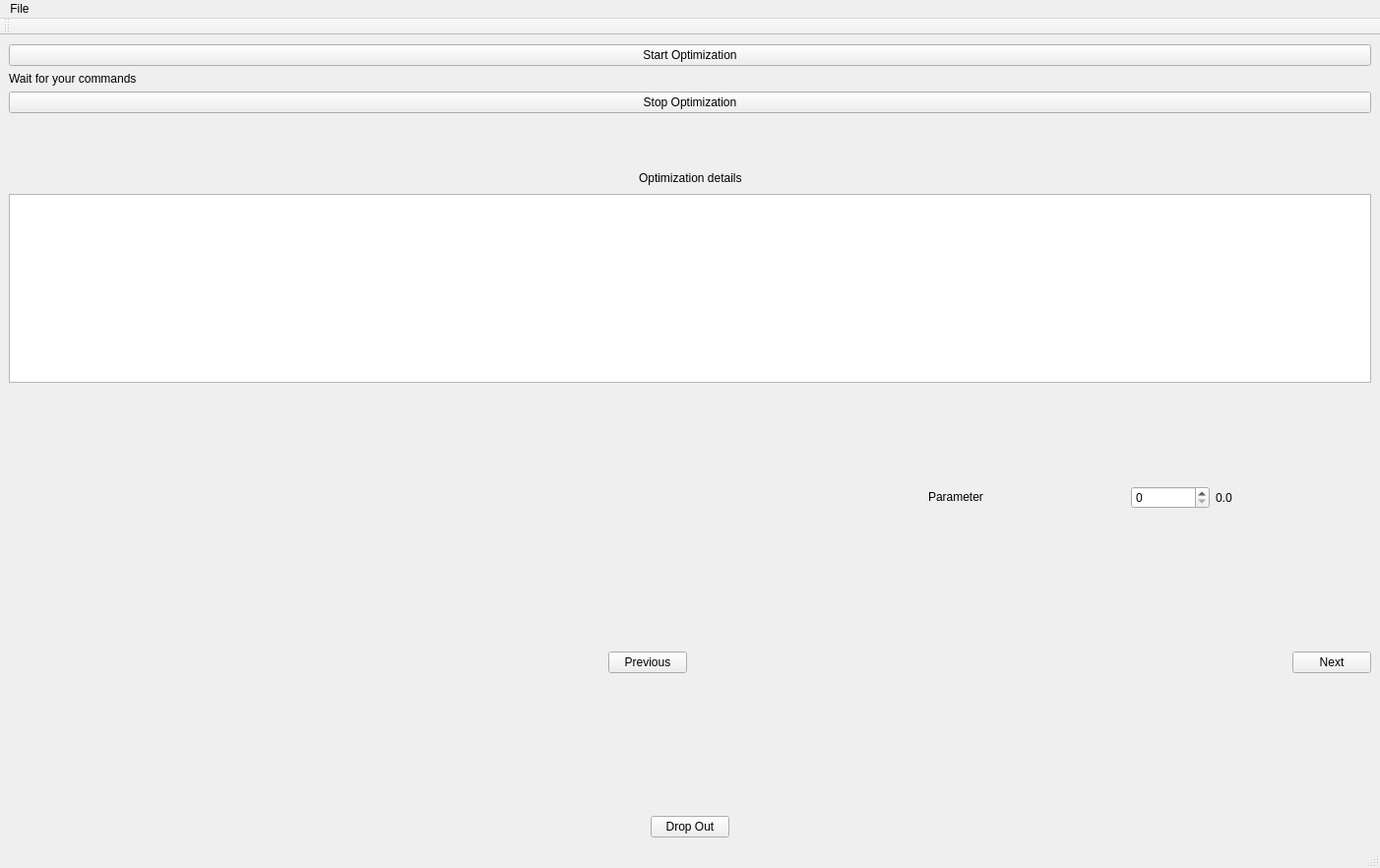
<?xml version="1.0" encoding="UTF-8"?>
<ui version="4.0">
 <class>MainWindow</class>
 <widget class="QMainWindow" name="MainWindow">
  <property name="geometry">
   <rect>
    <x>0</x>
    <y>0</y>
    <width>1402</width>
    <height>882</height>
   </rect>
  </property>
  <property name="sizePolicy">
   <sizepolicy hsizetype="Expanding" vsizetype="Expanding">
    <horstretch>0</horstretch>
    <verstretch>0</verstretch>
   </sizepolicy>
  </property>
  <property name="windowTitle">
   <string>MainWindow</string>
  </property>
  <widget class="QWidget" name="main_widget">
   <property name="sizePolicy">
    <sizepolicy hsizetype="Maximum" vsizetype="Maximum">
     <horstretch>0</horstretch>
     <verstretch>0</verstretch>
    </sizepolicy>
   </property>
   <layout class="QVBoxLayout" name="verticalLayout_3">
    <item>
     <layout class="QVBoxLayout" name="main_commands_layout">
      <item>
       <widget class="QPushButton" name="start_optimization_button">
        <property name="text">
         <string>Start Optimization</string>
        </property>
       </widget>
      </item>
      <item>
       <widget class="QLabel" name="main_operations_label">
        <property name="text">
         <string>Wait for your commands</string>
        </property>
       </widget>
      </item>
      <item>
       <widget class="QPushButton" name="stop_optimization_button">
        <property name="text">
         <string>Stop Optimization</string>
        </property>
       </widget>
      </item>
     </layout>
    </item>
    <item>
     <spacer name="vertical_buttons_plotter_spacer_2">
      <property name="orientation">
       <enum>Qt::Vertical</enum>
      </property>
      <property name="sizeHint" stdset="0">
       <size>
        <width>1135</width>
        <height>51</height>
       </size>
      </property>
     </spacer>
    </item>
    <item>
     <layout class="QHBoxLayout" name="horizontalLayout_8">
      <item>
       <spacer name="horizontalSpacer_9">
        <property name="orientation">
         <enum>Qt::Horizontal</enum>
        </property>
        <property name="sizeHint" stdset="0">
         <size>
          <width>40</width>
          <height>20</height>
         </size>
        </property>
       </spacer>
      </item>
      <item>
       <widget class="QLabel" name="label_7">
        <property name="text">
         <string>Optimization details</string>
        </property>
       </widget>
      </item>
      <item>
       <spacer name="horizontalSpacer_10">
        <property name="orientation">
         <enum>Qt::Horizontal</enum>
        </property>
        <property name="sizeHint" stdset="0">
         <size>
          <width>40</width>
          <height>20</height>
         </size>
        </property>
       </spacer>
      </item>
     </layout>
    </item>
    <item>
     <widget class="QPlainTextEdit" name="plainTextEdit"/>
    </item>
    <item>
     <spacer name="vertical_buttons_plotter_spacer">
      <property name="orientation">
       <enum>Qt::Vertical</enum>
      </property>
      <property name="sizeHint" stdset="0">
       <size>
        <width>1135</width>
        <height>100</height>
       </size>
      </property>
     </spacer>
    </item>
    <item>
     <layout class="QHBoxLayout" name="horizontalLayout_2">
      <item>
       <spacer name="parameter_spacer">
        <property name="orientation">
         <enum>Qt::Horizontal</enum>
        </property>
        <property name="sizeHint" stdset="0">
         <size>
          <width>288</width>
          <height>21</height>
         </size>
        </property>
       </spacer>
      </item>
      <item>
       <widget class="QLabel" name="name_parameter_label">
        <property name="sizePolicy">
         <sizepolicy hsizetype="Fixed" vsizetype="Fixed">
          <horstretch>0</horstretch>
          <verstretch>0</verstretch>
         </sizepolicy>
        </property>
        <property name="minimumSize">
         <size>
          <width>200</width>
          <height>0</height>
         </size>
        </property>
        <property name="text">
         <string>Parameter</string>
        </property>
       </widget>
      </item>
      <item>
       <widget class="QSpinBox" name="select_parameter_spinbox">
        <property name="minimumSize">
         <size>
          <width>80</width>
          <height>0</height>
         </size>
        </property>
       </widget>
      </item>
      <item>
       <widget class="QLabel" name="value_parameter_label">
        <property name="sizePolicy">
         <sizepolicy hsizetype="Fixed" vsizetype="Preferred">
          <horstretch>0</horstretch>
          <verstretch>0</verstretch>
         </sizepolicy>
        </property>
        <property name="minimumSize">
         <size>
          <width>120</width>
          <height>0</height>
         </size>
        </property>
        <property name="text">
         <string>0.0</string>
        </property>
       </widget>
      </item>
      <item>
       <spacer name="parameter_spacer_2">
        <property name="orientation">
         <enum>Qt::Horizontal</enum>
        </property>
        <property name="sizeType">
         <enum>QSizePolicy::Preferred</enum>
        </property>
        <property name="sizeHint" stdset="0">
         <size>
          <width>38</width>
          <height>21</height>
         </size>
        </property>
       </spacer>
      </item>
     </layout>
    </item>
    <item>
     <layout class="QHBoxLayout" name="horizontalLayout">
      <item>
       <widget class="PlotWidget" name="fom_plotter" native="true">
        <property name="sizePolicy">
         <sizepolicy hsizetype="MinimumExpanding" vsizetype="MinimumExpanding">
          <horstretch>0</horstretch>
          <verstretch>0</verstretch>
         </sizepolicy>
        </property>
        <property name="minimumSize">
         <size>
          <width>300</width>
          <height>300</height>
         </size>
        </property>
       </widget>
      </item>
      <item>
       <layout class="QVBoxLayout" name="verticalLayout">
        <item>
         <spacer name="verticalSpacer">
          <property name="orientation">
           <enum>Qt::Vertical</enum>
          </property>
          <property name="sizeHint" stdset="0">
           <size>
            <width>20</width>
            <height>40</height>
           </size>
          </property>
         </spacer>
        </item>
        <item>
         <widget class="QPushButton" name="pushButton">
          <property name="text">
           <string>Previous</string>
          </property>
         </widget>
        </item>
        <item>
         <spacer name="verticalSpacer_2">
          <property name="orientation">
           <enum>Qt::Vertical</enum>
          </property>
          <property name="sizeHint" stdset="0">
           <size>
            <width>20</width>
            <height>40</height>
           </size>
          </property>
         </spacer>
        </item>
       </layout>
      </item>
      <item>
       <widget class="PlotWidget" name="pulses_plotter" native="true">
        <property name="sizePolicy">
         <sizepolicy hsizetype="MinimumExpanding" vsizetype="MinimumExpanding">
          <horstretch>0</horstretch>
          <verstretch>0</verstretch>
         </sizepolicy>
        </property>
        <property name="minimumSize">
         <size>
          <width>300</width>
          <height>300</height>
         </size>
        </property>
       </widget>
      </item>
      <item>
       <layout class="QVBoxLayout" name="verticalLayout_2">
        <item>
         <spacer name="verticalSpacer_3">
          <property name="orientation">
           <enum>Qt::Vertical</enum>
          </property>
          <property name="sizeHint" stdset="0">
           <size>
            <width>20</width>
            <height>40</height>
           </size>
          </property>
         </spacer>
        </item>
        <item>
         <widget class="QPushButton" name="pushButton_2">
          <property name="text">
           <string>Next</string>
          </property>
         </widget>
        </item>
        <item>
         <spacer name="verticalSpacer_4">
          <property name="orientation">
           <enum>Qt::Vertical</enum>
          </property>
          <property name="sizeHint" stdset="0">
           <size>
            <width>20</width>
            <height>40</height>
           </size>
          </property>
         </spacer>
        </item>
       </layout>
      </item>
     </layout>
    </item>
    <item>
     <layout class="QHBoxLayout" name="horizontalLayout_3">
      <item>
       <spacer name="horizontalSpacer">
        <property name="orientation">
         <enum>Qt::Horizontal</enum>
        </property>
        <property name="sizeHint" stdset="0">
         <size>
          <width>40</width>
          <height>20</height>
         </size>
        </property>
       </spacer>
      </item>
      <item>
       <widget class="QPushButton" name="drop_out_button">
        <property name="text">
         <string>Drop Out</string>
        </property>
       </widget>
      </item>
      <item>
       <spacer name="horizontalSpacer_2">
        <property name="orientation">
         <enum>Qt::Horizontal</enum>
        </property>
        <property name="sizeHint" stdset="0">
         <size>
          <width>40</width>
          <height>20</height>
         </size>
        </property>
       </spacer>
      </item>
     </layout>
    </item>
   </layout>
  </widget>
  <widget class="QMenuBar" name="bar_menu">
   <property name="geometry">
    <rect>
     <x>0</x>
     <y>0</y>
     <width>1402</width>
     <height>20</height>
    </rect>
   </property>
   <widget class="QMenu" name="file_menu">
    <property name="title">
     <string>File</string>
    </property>
    <addaction name="new_action"/>
   </widget>
   <addaction name="file_menu"/>
  </widget>
  <widget class="QStatusBar" name="statusbar"/>
  <widget class="QToolBar" name="toolBar">
   <property name="windowTitle">
    <string>toolBar</string>
   </property>
   <attribute name="toolBarArea">
    <enum>TopToolBarArea</enum>
   </attribute>
   <attribute name="toolBarBreak">
    <bool>false</bool>
   </attribute>
  </widget>
  <action name="new_action">
   <property name="text">
    <string>New</string>
   </property>
  </action>
 </widget>
 <customwidgets>
  <customwidget>
   <class>PlotWidget</class>
   <extends>QWidget</extends>
   <header>pyqtgraph</header>
   <container>1</container>
  </customwidget>
 </customwidgets>
 <resources/>
 <connections/>
</ui>
